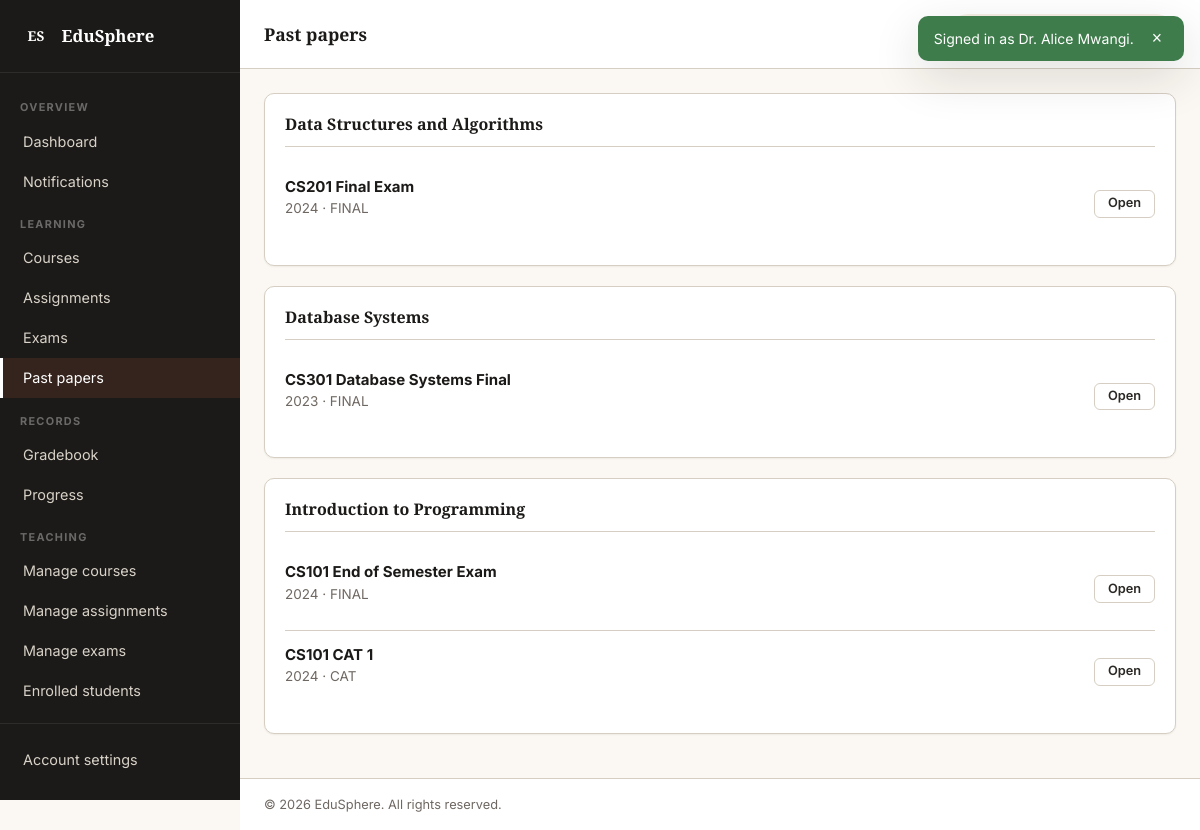
/pages/past-papers.php (signed in), run on the app's committed database.
### tables this page shows
CREATE TABLE past_papers (
    id INT AUTO_INCREMENT PRIMARY KEY,
    course_id INT NOT NULL,
    title VARCHAR(200) NOT NULL,
    year INT DEFAULT NULL,
    exam_type ENUM('cat','midterm','final','supplementary') DEFAULT 'final',
    file_path VARCHAR(255) DEFAULT NULL,
    external_url VARCHAR(500) DEFAULT NULL,
    uploaded_by INT NOT NULL,
    created_at TIMESTAMP DEFAULT CURRENT_TIMESTAMP,
    FOREIGN KEY (course_id) REFERENCES courses(id) ON DELETE CASCADE,
    FOREIGN KEY (uploaded_by) REFERENCES users(id) ON DELETE CASCADE
);

### includes/auth.php (called while the page is built, shortened)
<?php
require_once __DIR__ . '/helpers.php';
function current_user() {
    static $user = null, $loaded = false;
    if ($loaded) return $user;
    $loaded = true;
    $stmt = db()->prepare("
        SELECT u.*, d.name AS department_name, d.code AS department_code
        FROM users u
        LEFT JOIN departments d ON d.id = u.department_id
        WHERE u.id = ?
    ");
    $stmt->bind_param('i', $_SESSION['user_id']);
    $stmt->execute();
    $user = $stmt->get_result()->fetch_assoc() ?: null;
    return $user;
}
function is_logged_in() {
    $u = current_user();
    return $u && $u['status'] === 'active';
}
function require_login() {
    if (!is_logged_in()) {
        $u = current_user();
        if ($u && $u['status'] !== 'active') {
            $_SESSION['account_status']   = $u['status'];
            $_SESSION['rejection_reason'] = $u['rejection_reason'] ?? '';
        }
        session_unset();
        session_destroy();
        session_start();
        redirect(SITE_URL . '/pages/login.php');
    }
}

### includes/db.php (called while the page is built, shortened)
<?php
function db() {
    static $conn = null;
    if ($conn === null) {
        $conn = new mysqli(DB_HOST, DB_USER, DB_PASS, DB_NAME);
        $conn->set_charset('utf8mb4');
    }
    return $conn;
}

### includes/helpers.php (called while the page is built, shortened)
<?php
require_once __DIR__ . '/db.php';
function e($v)   { return htmlspecialchars((string)$v, ENT_QUOTES, 'UTF-8'); }

### pages/past-papers.php (the view, shortened to what this page needs)
<?php
require_once __DIR__ . '/../includes/auth.php';
require_login();
$user = current_user();
$uid = (int)$user['id'];
$conn = db();
if (is_student()) {
    $stmt = $conn->prepare("SELECT pp.*, c.code, c.title AS course_title
                            FROM past_papers pp
                            JOIN courses c ON c.id = pp.course_id
                            JOIN enrollments e ON e.course_id = c.id AND e.user_id = ?
                            ORDER BY c.title, pp.year DESC");
    $stmt->bind_param('i', $uid);
} else {
    $stmt = $conn->prepare("SELECT pp.*, c.code, c.title AS course_title
                            FROM past_papers pp
                            JOIN courses c ON c.id = pp.course_id
                            WHERE c.instructor_id = ?
                            ORDER BY c.title, pp.year DESC");
    $stmt->bind_param('i', $uid);
}
$stmt->execute();
$papers = $stmt->get_result()->fetch_all(MYSQLI_ASSOC);
$grouped = [];
foreach ($papers as $p) $grouped[$p['course_title']][] = $p;
include __DIR__ . '/../includes/header.php';
?>
<?php if (!$grouped): ?>
    <p class="empty">No past papers available yet.</p>
<?php else: ?>
    <?php foreach ($grouped as $courseTitle => $list): ?>
        <section class="panel">
            <header class="panel__head"><h3><?php echo e($courseTitle); ?></h3></header>
            <ul class="paper-list">
                <?php foreach ($list as $p): ?>
                    <li>
                        <div>
                            <strong><?php echo e($p['title']); ?></strong>
                            <p class="muted"><?php echo (int)$p['year']; ?> · <?php echo e(strtoupper($p['exam_type'])); ?></p>
                        </div>
                        <?php if ($p['file_path']): ?>
                            <a class="btn btn--ghost btn--sm" href="<?php echo e(UPLOAD_URL . $p['file_path']); ?>" download>Download</a>
                        <?php elseif ($p['external_url']): ?>
                            <a class="btn btn--ghost btn--sm" href="<?php echo e($p['external_url']); ?>" target="_blank" rel="noopener">Open</a>
                        <?php endif; ?>
                    </li>
                <?php endforeach; ?>
            </ul>
        </section>
    <?php endforeach; ?>
<?php endif; ?>
<?php include __DIR__ . '/../includes/footer.php'; ?>

### assets/css/base.css (style rules this page uses)
:root { --ink-900: #1c1a18; --ink-700: #2b2825; --ink-500: #4a4540; --ink-400: #6f6862; --ink-300: #a1998f; --ink-200: #d6cec2; --paper-50: #fbf8f3; --paper-100: #f5efe6; --paper-200: #ebe3d5; --paper-300: #d8cbb8; --rust-500: #b8543c; --rust-600: #9c4228; --rust-100: #f6e0d8; --amber-500: #d99b34; --amber-600: #b57d1f; --amber-100: #faeed0; --sage-500: #6b8a63; --sage-600: #53704c; --sage-100: #e3ecdf; --danger-500: #b14343; --danger-100: #f7dede; --success-500: #3e7c4b; --success-100: #dcecdc; --radius-sm: 6px; --radius-md: 10px; --radius-lg: 16px; --shadow-1: 0 1px 2px rgba(28,26,24,0.06); --shadow-2: 0 4px 16px rgba(28,26,24,0.08); --shadow-3: 0 16px 48px rgba(28,26,24,0.14); --font-sans: 'Inter', system-ui, -apple-system, 'Segoe UI', Roboto, sans-serif; --font-display: 'Source Serif 4', Georgia, serif; }
*, *::before, *::after { box-sizing: border-box; }
html, body { margin: 0; padding: 0; }
body { font-family: var(--font-sans); font-size: 15px; line-height: 1.55; color: var(--ink-700); background: var(--paper-50); -webkit-font-smoothing: antialiased; min-height: 100vh; }
a { color: var(--rust-600); text-decoration: none; }
h1,h2,h3,h4,h5 { font-family: var(--font-display); font-weight: 700; color: var(--ink-900); line-height: 1.25; margin: 0 0 0.4em; }
h3 { font-size: 1.1rem; }
p { margin: 0 0 1em; }
.muted { color: var(--ink-400); font-size: 0.9em; }
.btn { display: inline-flex; align-items: center; justify-content: center; gap: 8px; padding: 0.6rem 1.15rem; font-family: inherit; font-size: 0.875rem; font-weight: 600; line-height: 1; border-radius: var(--radius-sm); border: 1px solid transparent; cursor: pointer; text-decoration: none; white-space: nowrap; transition: background 0.15s, color 0.15s, border-color 0.15s, transform 0.1s; }
.btn--ghost { background: transparent; color: var(--ink-700); border-color: var(--ink-200); }
.btn--sm { padding: 0.4rem 0.8rem; font-size: 0.8rem; }

### assets/css/components.css (style rules this page uses)
.panel { background: #fff; border: 1px solid var(--ink-200); border-radius: var(--radius-md); padding: 1.25rem; margin-bottom: 1.25rem; box-shadow: var(--shadow-1); }
.panel__head { display: flex; align-items: center; justify-content: space-between; margin-bottom: 1rem; padding-bottom: 0.75rem; border-bottom: 1px solid var(--ink-200); }
.panel__head h3 { margin: 0; font-size: 1rem; }

### assets/css/courses.css (style rules this page uses)
.paper-list { list-style: none; padding: 0; margin: 0; }
.paper-list li { display: flex; justify-content: space-between; align-items: center; gap: 1rem; padding: 0.75rem 0; border-bottom: 1px solid var(--ink-200); }
.paper-list li:last-child { border-bottom: none; }
.paper-list strong { color: var(--ink-900); }

### data on the page
past_papers: title "CS201 Final Exam", year "2024", exam_type "FINAL"
past_papers: title "CS301 Database Systems Final", year "2023", exam_type "FINAL"
past_papers: title "CS101 End of Semester Exam", year "2024", exam_type "FINAL"
past_papers: title "CS101 CAT 1", year "2024", exam_type "CAT"

### other printed values
$flash['message'] "Signed in as Dr. Alice Mwangi."
SITE_NAME "EduSphere"
$label "Dashboard Notifications Courses Assignments Exams Past papers Gradebook Progress Manage courses Manage assignments Manage exams Enrolled students"
$__pageTitle "Past papers"
$courseTitle "Data Structures and Algorithms"
$courseTitle "Database Systems"
$courseTitle "Introduction to Programming"
